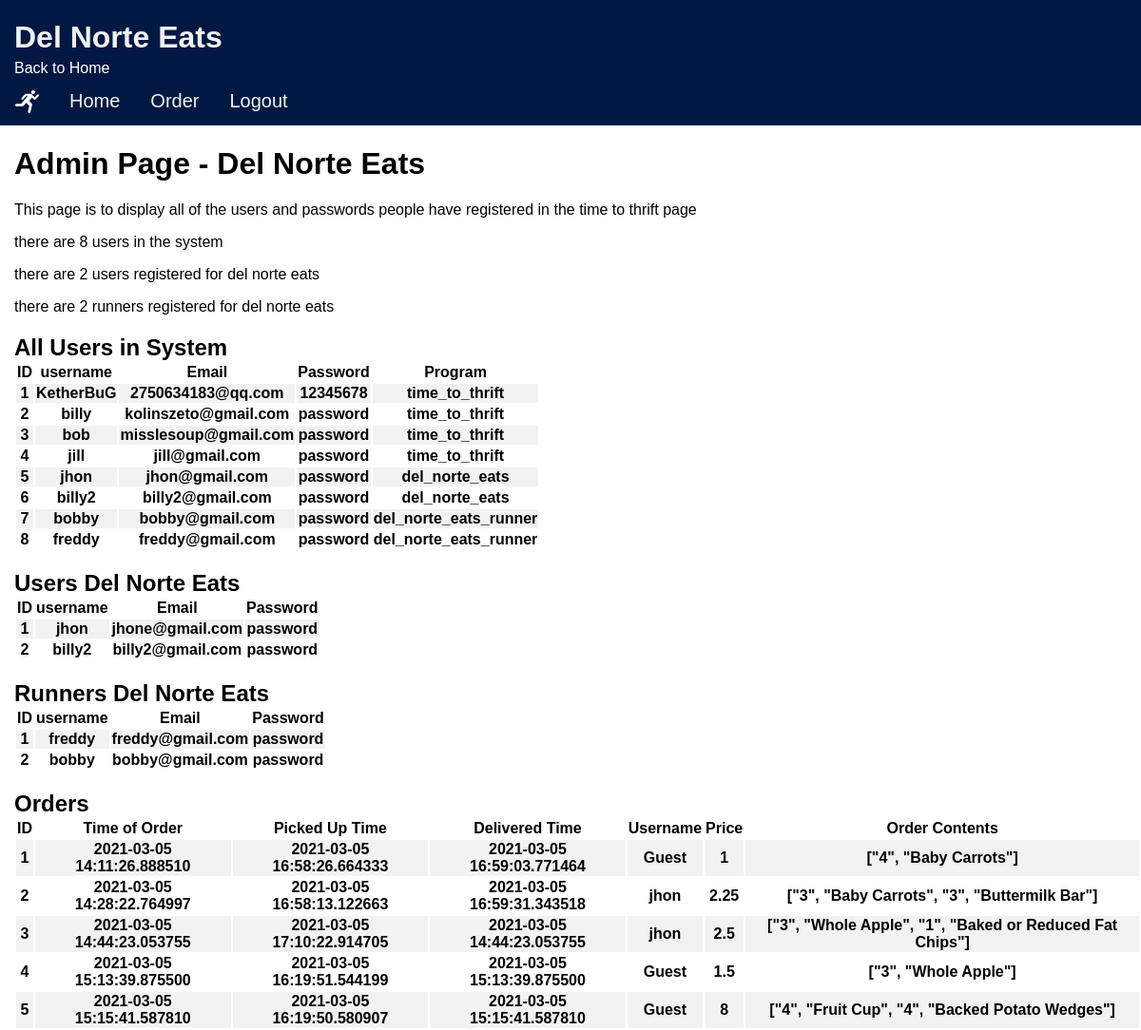
Screenshot of /easter_egg/admin (signed in) with the database file from the repository.
### models/module.py (models this page shows, shortened)
class userDN(db.Model, UserMixin):
    id = db.Column(db.Integer, primary_key=True)
    username = db.Column(db.String(15), unique=True)
    email = db.Column(db.String(50))
    password = db.Column(db.String(80))
    program = db.Column(db.String(50))
    pass

class userEE(db.Model):
    id = db.Column(db.Integer, primary_key=True)
    username = db.Column(db.String(15), unique=True)
    email = db.Column(db.String(50), unique=True)
    password = db.Column(db.String(80), nullable=False)
    pass

class userRR(db.Model):
    id = db.Column(db.Integer, primary_key=True)
    username = db.Column(db.String(15), unique=True)
    email = db.Column(db.String(50), unique=True)
    password = db.Column(db.String(80), nullable=False)
    pass

class orderEE(db.Model):
    id = db.Column(db.Integer, nullable=True)
    username = db.Column(db.String(15))
    price = db.Column(db.Integer, unique=False, nullable=False)
    order_contents = db.Column(db.String(1000), unique=False, nullable=False)
    time = db.Column(db.DateTime, primary_key=True)
    picked_up = db.Column(db.DateTime)
    delivered = db.Column(db.DateTime)
    pass

### views/easter_egg/view.py (the view)
@easter_egg_bp.route('/admin')
def admin_page():
    return render_template('easter_egg/admin_page.html', user_table=user_records, all_table=everybody, order_table=order_records, runner_table = runner_records)

### models/login.py (called while the page is built)
@login_manager.user_loader
def load_user_DN(user_id):
    return userDN.query.get(int(user_id))

### views/easter_egg/templates/easter_egg/admin_page.html (shortened to what this page needs)
{% extends 'easter_egg/base_egg.html' %}
{% block content %}
<body>
<div style="margin-left: 15px;">
    <h1>Admin Page - Del Norte Eats</h1>
    <p>This page is to display all of the users and passwords people have registered in the time to thrift page</p>
    <p>there are <span>{{all_table|length}}</span> users in the system</p>
    <p>there are <span>{{user_table|length}}</span> users registered for del norte eats</p>
    <p>there are <span>{{runner_table|length}}</span> runners registered for del norte eats</p>
    <h2>All Users in System</h2>
    <table id="user_table2">
        <tr>
            <th>ID</th>
            <th>username</th>
            <th>Email</th>
            <th>Password</th>
            <th>Program</th>
        </tr>
        {% for row in all_table %}
        <tr>
            <th>{{ row['id'] }}</th>
            <th>{{ row['username'] }}</th>
            <th>{{ row['email'] }}</th>
            <th>{{ row['password'] }}</th>
            <th>{{ row['program'] }}</th>
        </tr>
        {% endfor %}
    </table>
    <h2>Users Del Norte Eats</h2>
    <table id="user_table">
        <tr>
            <th>ID</th>
            <th>username</th>
            <th>Email</th>
            <th>Password</th>
        </tr>
        {% for row in user_table %}
        <tr>
            <th>{{ row['id'] }}</th>
            <th>{{ row['username'] }}</th>
            <th>{{ row['email'] }}</th>
            <th>{{ row['password'] }}</th>
        </tr>
        {% endfor %}
    </table>
    <h2>Runners Del Norte Eats</h2>
    <table>
        <tr>
            <th>ID</th>
            <th>username</th>
            <th>Email</th>
            <th>Password</th>
        </tr>
        {% for row in runner_table %}
        <tr>
            <th>{{ row['id'] }}</th>
            <th>{{ row['username'] }}</th>
            <th>{{ row['email'] }}</th>
            <th>{{ row['password'] }}</th>
        </tr>
        {% endfor %}
    </table>
    <h2>Orders</h2>
    <table id="order_table">
        <tr>
            <th>ID</th>
            <th>Time of Order</th>
            <th>Picked Up Time</th>
            <th>Delivered Time</th>
            <th>Username</th>
            <th>Price</th>
            <th>Order Contents</th>
        </tr>
        {% for row in order_table %}
        <tr>
            <th>{{ row['id'] }}</th>
            <th>{{ row['time'] }}</th>
            <th>{{ row['picked up'] }}</th>
            <th>{{ row['delivered'] }}</th>
            <th>{{ row['username'] }}</th>
            <th>{{ row['price'] }}</th>
            <th>{{ row['order contents'] }}</th>
                    </tr>
        {% endfor %}
    </table>
</div>
</body>
{% endblock %}

### views/easter_egg/templates/easter_egg/base_egg.html (style rules this page uses)
body { margin: 0; font-family: Arial, Helvetica, sans-serif; overflow-x: hidden; }

### views/easter_egg/templates/easter_egg/admin_page.html (style rules this page uses)
tr:nth-child(even) { background-color: #f2f2f2; }
h2 { margin-bottom: 0px; }

### rows the page displays
userDN: id "1", username "KetherBuG", email "2750634183@qq.com", password "12345678", program "time_to_thrift"
userDN: id "2", username "billy", email "kolinszeto@gmail.com", password "password", program "time_to_thrift"
userDN: id "3", username "bob", email "misslesoup@gmail.com", password "password", program "time_to_thrift"
userDN: id "4", username "jill", email "jill@gmail.com", password "password", program "time_to_thrift"
userDN: id "5", username "jhon", email "jhon@gmail.com", password "password", program "del_norte_eats"
userDN: id "6", username "billy2", email "billy2@gmail.com", password "password", program "del_norte_eats"
userDN: id "7", username "bobby", email "bobby@gmail.com", password "password", program "del_norte_eats_runner"
userDN: id "8", username "freddy", email "freddy@gmail.com", password "password", program "del_norte_eats_runner"
userEE: id "1", username "jhon", email "jhone@gmail.com", password "password"
userEE: id "2", username "billy2", email "billy2@gmail.com", password "password"
userRR: id "1", username "freddy", email "freddy@gmail.com", password "password"
userRR: id "2", username "bobby", email "bobby@gmail.com", password "password"
orderEE: id "1", time "2021-03-05 14:11:26.888510", picked_up "2021-03-05 16:58:26.664333", delivered "2021-03-05 16:59:03.771464", username "Guest", price "1", order_contents "[\"4\", \"Baby Carrots\"]"
orderEE: id "2", time "2021-03-05 14:28:22.764997", picked_up "2021-03-05 16:58:13.122663", delivered "2021-03-05 16:59:31.343518", username "jhon", price "2.25", order_contents "[\"3\", \"Baby Carrots\", \"3\", \"Buttermilk Bar\"]"
orderEE: id "3", time "2021-03-05 14:44:23.053755", picked_up "2021-03-05 17:10:22.914705", delivered "2021-03-05 14:44:23.053755", username "jhon", price "2.5", order_contents "[\"3\", \"Whole Apple\", \"1\", \"Baked or Reduced Fat Chips\"]"
orderEE: id "4", time "2021-03-05 15:13:39.875500", picked_up "2021-03-05 16:19:51.544199", delivered "2021-03-05 15:13:39.875500", username "Guest", price "1.5", order_contents "[\"3\", \"Whole Apple\"]"
orderEE: id "5", time "2021-03-05 15:15:41.587810", picked_up "2021-03-05 16:19:50.580907", delivered "2021-03-05 15:15:41.587810", username "Guest", price "8", order_contents "[\"4\", \"Fruit Cup\", \"4\", \"Backed Potato Wedges\"]"

### other values shown
{{ all_table|length }} "8"
{{ user_table|length }} "2"
{{ runner_table|length }} "2"
